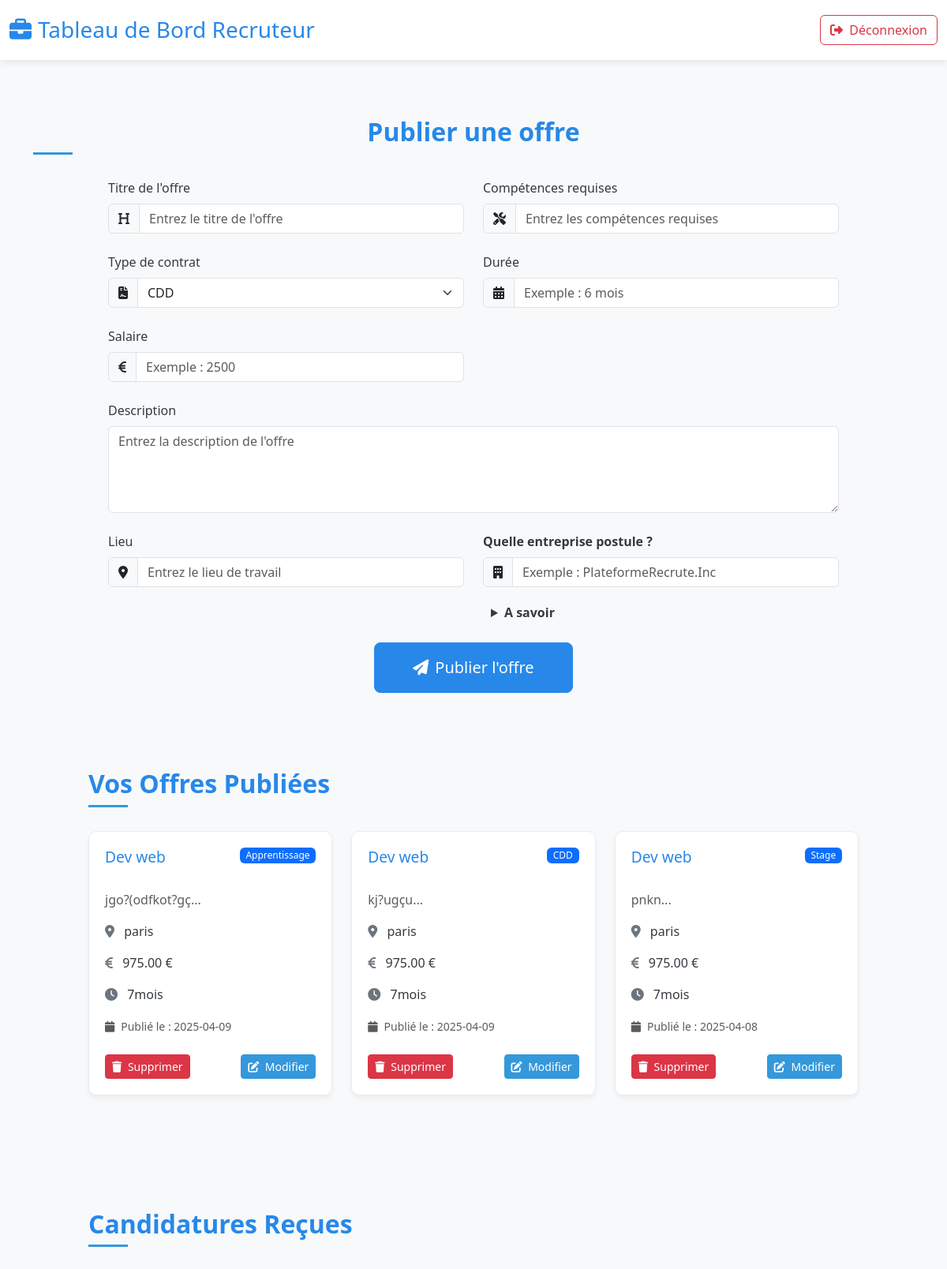
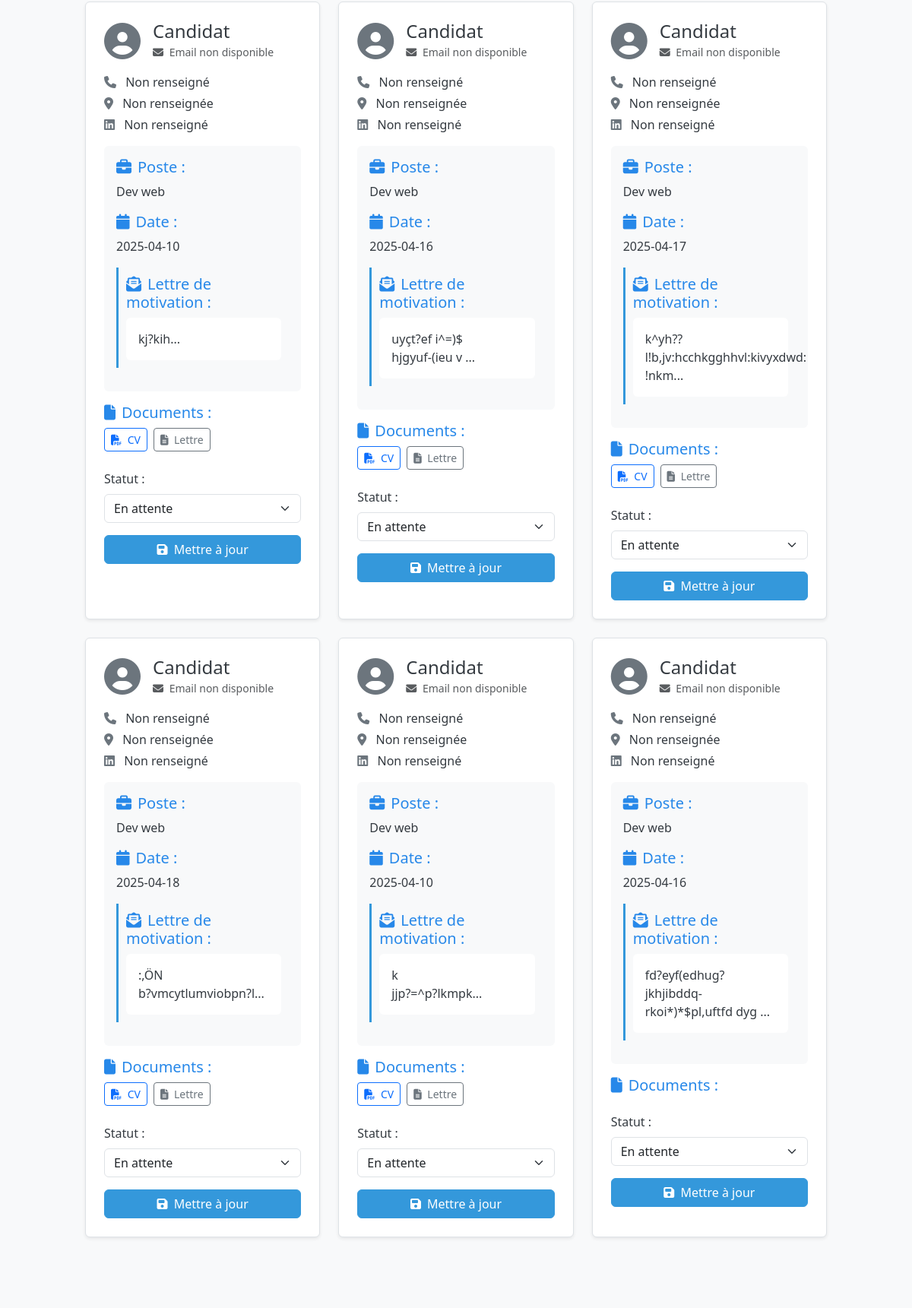
The page /dashboard-recruteur.php (signed in, upper part) on the database its author committed (2 pictures, top to bottom).
### tables this page shows
CREATE TABLE `offres` (
  `id_offre` int(11) NOT NULL,
  `id_recruteur` int(11) DEFAULT NULL,
  `titre` varchar(255) DEFAULT NULL,
  `description` mediumtext,
  `competences_requises` mediumtext,
  `date_publication` date DEFAULT NULL,
  `type_contrat` varchar(100) NOT NULL,
  `duree` varchar(100) NOT NULL,
  `salaire` decimal(10,2) NOT NULL,
  `lieu` varchar(200) NOT NULL,
  `id_entreprise` int(11) DEFAULT NULL,
  `nom_entreprise` varchar(255) DEFAULT NULL
);

CREATE TABLE `candidatures` (
  `id_candidature` int(11) NOT NULL,
  `id_candidat` int(11) DEFAULT NULL,
  `id_offre` int(11) DEFAULT NULL,
  `lettre_motivation` mediumtext,
  `date_candidature` date DEFAULT NULL,
  `statut` enum('En attente','Acceptée','Refusée','Entretien planifié') DEFAULT NULL,
  `id_recruteur` int(11) NOT NULL,
  `cv_fichier` varchar(255) DEFAULT NULL,
  `lettre_fichier` varchar(300) NOT NULL,
  `id_utilisateur` int(11) DEFAULT NULL
);

### dashboard-recruteur.php (the view, shortened to what the rows shown need)
<?php
$id = mysqli_connect("localhost", "root", "root", "hackathon");
mysqli_set_charset($id, "utf8mb4");
$sql_offres = "
SELECT o.*, e.nom_entreprise
FROM offres o
JOIN entreprise e ON o.id_recruteur = e.id
WHERE o.id_recruteur = ?
";
$stmt_offres = $id->prepare($sql_offres);
$stmt_offres->bind_param("i", $_SESSION['id']);
$stmt_offres->execute();
$result_offres = $stmt_offres->get_result();
$offres = [];
while ($row = $result_offres->fetch_assoc()) {
    $offres[] = $row;
}
$sql_candidatures = "
    SELECT c.*, o.titre AS offre, u.nom, u.prenom, u.email, u.telephone, u.localisation, u.profil_linkedin
    FROM candidatures c
    JOIN offres o ON c.id_offre = o.id_offre
    LEFT JOIN utilisateurs u ON c.id_utilisateur = u.id_utilisateur
    WHERE o.id_recruteur = ?
";
$stmt_candidatures = $id->prepare($sql_candidatures);
$stmt_candidatures->bind_param("i", $_SESSION['id']);
$stmt_candidatures->execute();
$result_candidatures = $stmt_candidatures->get_result();
$candidatures = [];
while ($row = $result_candidatures->fetch_assoc()) {
    $candidatures[] = $row;
}
?>
<!DOCTYPE html>
<html lang="fr">
<head>
    <link href="https://cdn.jsdelivr.net/npm/bootstrap@5.3.0/dist/css/bootstrap.min.css" rel="stylesheet">
    <link rel="stylesheet" href="https://cdnjs.cloudflare.com/ajax/libs/font-awesome/6.4.0/css/all.min.css">
    <link rel="stylesheet" href="dashboard-recruteur.css">
</head>
<body>
    <nav class="navbar fixed-top custom-top-bar">
        <div class="container-fluid">
            <h1 class="navbar-brand fs-3 fw-medium mb-0">
                <i class="fas fa-briefcase me-2"></i>Tableau de Bord Recruteur
            </h1>
        </div>
    </nav>
    <main class="container-fluid" style="margin-top: 100px;">
        <section class="py-5">
            <div class="container">
                <h2 class="section-title text-center">Publier une offre</h2>
            </div>
        </section>
        <section class="row justify-content-center mb-5 py-5 bg-light">
            <div class="col-12 col-lg-10">
                <h2 class="section-title">Vos Offres Publiées</h2>
                <div class="row g-4">
                    <?php if (!empty($offres)): ?>
                        <?php foreach ($offres as $offre): ?>
                            <div class="col-md-6 col-lg-4">
                                <div class="job-card">
                                    <div class="d-flex justify-content-between align-items-start mb-3">
                                        <h3><?= htmlspecialchars($offre['titre']); ?></h3>
                                        <span class="badge bg-primary"><?= htmlspecialchars($offre['type_contrat']); ?></span>
                                    </div>
                                    <p class="text-muted"><?= htmlspecialchars(substr($offre['description'], 0, 100)) . '...'; ?></p>
                                    <div class="job-details mt-3">
                                        <p><i class="fas fa-map-marker-alt me-2 text-secondary"></i> <?= htmlspecialchars($offre['lieu']); ?></p>
                                        <p><i class="fas fa-euro-sign me-2 text-secondary"></i> <?= htmlspecialchars($offre['salaire'] ? $offre['salaire'] . ' €' : 'Non précisé'); ?></p>
                                        <p><i class="fas fa-clock me-2 text-secondary"></i> <?= htmlspecialchars($offre['duree']); ?></p>
                                        <p class="text-muted"><small><i class="fas fa-calendar me-2"></i>Publié le : <?= htmlspecialchars($offre['date_publication']); ?></small></p>
                                    </div>
                                    <div class="d-flex justify-content-between mt-4">
                                        <form method="GET" class="me-2">
                                            <button type="submit" class="btn btn-danger btn-sm">
                                                <i class="fas fa-trash me-1"></i> Supprimer
                                            </button>
                                        </form>
                                        <button type="button" class="btn btn-primary btn-sm" data-bs-toggle="modal" data-bs-target="#modifierOffre<?= $offre['id_offre']; ?>">
                                            <i class="fas fa-edit me-1"></i> Modifier
                                        </button>
                                    </div>
                                </div>
                            </div>
                        <?php endforeach; ?>
                    <?php endif; ?>
                </div>
            </div>
        </section>
        <section class="row justify-content-center mb-5 py-5">
            <div class="col-12 col-lg-10">
                <h2 class="section-title">Candidatures Reçues</h2>
                <div class="row g-4">
                    <?php if (!empty($candidatures)): ?>
                        <?php foreach ($candidatures as $candidature): ?>
                            <div class="col-md-6 col-lg-4">
                                <div class="candidate-card p-4 border rounded shadow-sm h-100">
                                    <div class="candidate-header d-flex align-items-center mb-3">
                                        <div class="candidate-avatar me-3">
                                            <i class="fas fa-user-circle fa-3x text-secondary"></i>
                                        </div>
                                        <div>
                                            <h4 class="mb-0">
                                                <?= isset($candidature['prenom']) && !empty($candidature['prenom']) ? htmlspecialchars($candidature['prenom']) : 'Candidat'; ?>
                                            </h4>
                                            <small class="text-muted">
                                                <i class="fas fa-envelope me-1"></i>
                                                <?= isset($candidature['email']) && !empty($candidature['email']) ? htmlspecialchars($candidature['email']) : 'Email non disponible'; ?>
                                            </small>
                                        </div>
                                    </div>
                                    <div class="candidate-info mb-3">
                                        <p class="mb-1"><i class="fas fa-phone me-2 text-secondary"></i> <?= isset($candidature['telephone']) && !empty($candidature['telephone']) ? htmlspecialchars($candidature['telephone']) : 'Non renseigné'; ?></p>
                                        <p class="mb-1"><i class="fas fa-map-marker-alt me-2 text-secondary"></i> <?= isset($candidature['localisation']) && !empty($candidature['localisation']) ? htmlspecialchars($candidature['localisation']) : 'Non renseignée'; ?></p>
                                        <p class="mb-1"><i class="fab fa-linkedin me-2 text-secondary"></i> <?= isset($candidature['profil_linkedin']) && !empty($candidature['profil_linkedin']) ? htmlspecialchars($candidature['profil_linkedin']) : 'Non renseigné'; ?></p>
                                    </div>
                                    <div class="candidature-details bg-light p-3 rounded mb-3">
                                        <h5 class="text-primary mb-2"><i class="fas fa-briefcase me-2"></i>Poste :</h5>
                                        <p><?= htmlspecialchars($candidature['offre'] ?? 'Non spécifié'); ?></p>
                                        <h5 class="text-primary mb-2 mt-3"><i class="fas fa-calendar me-2"></i>Date :</h5>
                                        <p><?= htmlspecialchars($candidature['date_candidature'] ?? 'Non précisée'); ?></p>
                                        <?php if (!empty($candidature['lettre_motivation'])): ?>
                                            <div class="motivation-section mt-3">
                                                <h5 class="text-primary"><i class="fas fa-envelope-open-text me-2"></i>Lettre de motivation :</h5>
                                                <div class="p-3 bg-white rounded mt-2">
                                                    <?= nl2br(htmlspecialchars(substr($candidature['lettre_motivation'], 0, 150) . '...')); ?>
                                                </div>
                                            </div>
                                        <?php endif; ?>
                                    </div>
                                    <div class="documents-section mb-3">
                                        <h5 class="text-primary"><i class="fas fa-file me-2"></i>Documents :</h5>
                                        <div class="d-flex flex-wrap mt-2">
                                            <?php if (!empty($candidature['cv_fichier'])): ?>
                                                <a href="<?= htmlspecialchars($candidature['cv_fichier']); ?>" target="_blank" class="btn btn-outline-primary btn-sm me-2 mb-2">
                                                    <i class="fas fa-file-pdf me-1"></i> CV
                                                </a>
                                            <?php endif; ?>
                                            <?php if (!empty($candidature['lettre_fichier'])): ?>
                                                <a href="<?= htmlspecialchars($candidature['lettre_fichier']); ?>" target="_blank" class="btn btn-outline-secondary btn-sm mb-2">
                                                    <i class="fas fa-file-alt me-1"></i> Lettre
                                                </a>
                                            <?php endif; ?>
                                        </div>
                                    </div>
                                    <form method="POST" action="update-statut.php" class="mt-auto">
                                        <div class="form-group mb-3">
                                            <label for="statut" class="form-label">Statut :</label>
                                            <select name="statut" class="form-select" required>
                                                <option value="En attente" <?= ($candidature['statut'] ?? '') === 'En attente' ? 'selected' : '' ?>>
                                                    <i class="fas fa-clock me-1"></i> En attente
                                                </option>
                                            </select>
                                        </div>
                                        <button type="submit" class="btn btn-primary w-100">
                                            <i class="fas fa-save me-1"></i> Mettre à jour
                                        </button>
                                    </form>
                                </div>
                            </div>
                        <?php endforeach; ?>
                    <?php endif; ?>
                </div>
            </div>
        </section>
    </main>
</body>
</html>

### rows shown on the page
offres: titre "Dev web", type_contrat "Apprentissage", description "jgo?(odfkot?gç", lieu "paris", salaire "975.00 €", duree "7mois", date_publication "2025-04-09"
offres: titre "Dev web", type_contrat "CDD", description "kj?ugçu", lieu "paris", salaire "975.00 €", duree "7mois", date_publication "2025-04-09"
offres: titre "Dev web", type_contrat "Stage", description "pnkn", lieu "paris", salaire "975.00 €", duree "7mois", date_publication "2025-04-08"
candidatures: id_offre.titre "Dev web", date_candidature "2025-04-10", lettre_motivation "kj?kih..."
candidatures: id_offre.titre "Dev web", date_candidature "2025-04-16", lettre_motivation "uyçt?ef i^=)$ hjgyuf-(ieu v ..."
candidatures: id_offre.titre "Dev web", date_candidature "2025-04-17", lettre_motivation "k^yh??l!b,jv:hcchkgghhvl:kivyxdwd: !nkm...", statut "En attente"
candidatures: id_offre.titre "Dev web", date_candidature "2025-04-18", lettre_motivation ":,ÖN b?vmcytlumviobpn?l...", statut "En attente"
candidatures: id_offre.titre "Dev web", date_candidature "2025-04-10", lettre_motivation "k jjp?=^p?lkmpk..."
candidatures: id_offre.titre "Dev web", date_candidature "2025-04-16", lettre_motivation "fd?eyf(edhug?jkhjibddq-rkoi*)*$pl,uftfd dyg ..."
